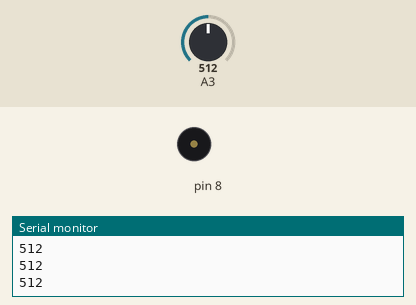
This sketch was run on a simulated Arduino Uno, built with avr-gcc and run on an emulated ATmega328P. Shown: buzzer (waves = sounding), the last lines printed to the serial monitor. The test bench sets the inputs (shaded band); at power-on: A3 = 512.

Above: at 1.2 s.
1.3 s: A3 set to 790
2.8 s: A3 set to 809
At 3.05 s:
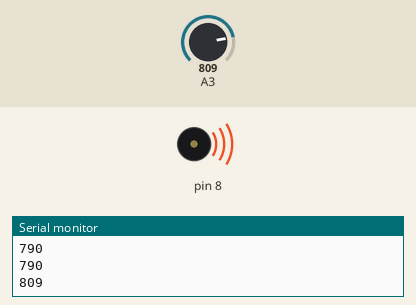
5.8 s: A3 set to 716
At 6.3 s:
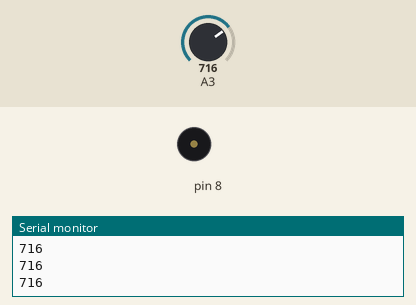
7.3 s: A3 set to 810
At 7.46 s:
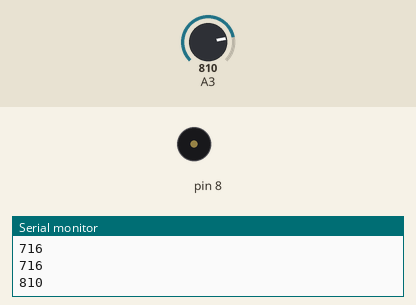
Timing chart, 0 to 11.3 s (numbered marks = the images above; inputs shaded):
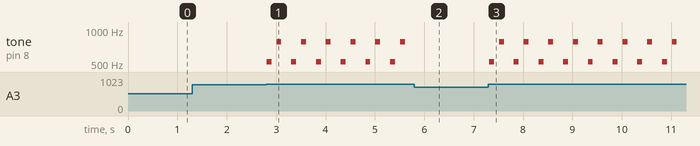

Measured:
- the behaviour switches between 800 and 801 on A3 (found by bisection; images 0 and 1)
- after the input at 2.8 s, tone on pin 8: silent → 523 Hz at once, then repeats every 0.50 s: silent 0.10 s, 784 Hz 0.10 s, silent 0.20 s, 523 Hz 0.10 s
- after the input at 5.8 s, tone on pin 8: stops changing and stays silent
- after the input at 7.3 s, tone on pin 8: silent → 523 Hz at once, then repeats every 0.50 s: silent 0.10 s, 784 Hz 0.10 s, silent 0.20 s, 523 Hz 0.10 s

The sketch:

week10_4_arduino_serial_monitor_joystick_Serial_println.ino
```cpp
//week10_4_arduino_serial_monitor_joystick_Serial_println
//修改自week10_3_arduino_analogRead_A3
//把Joystick 的 Y的線,經由麵包版幫忙,接到MAKERUNO 另一邊的A3
void setup() {
  Serial.begin(9600);//開啟 USB 傳輸
  pinMode(2, INPUT_PULLUP);
  pinMode(8,OUTPUT);//發出聲音
}

void loop() {//一秒鐘,會跑 1000HZ, 太快了, 要慢一點才行
  delay(100);// 慢一點, 避免processing 來不及處理
  int now = analogRead(A3);
  Serial.println(now);
  //想利用 Serial Monitor 來看看會送出什麼訊號

  if(now > 800){//變高
    tone(8, 523, 100);// 發出523 的 do
    delay(200);
    tone(8, 784, 100);// 發出784 的 so
    delay(200);//等久一點
  }else if(now < 200){//變低
    tone(8, 784, 100);// 發出784 的 so
    delay(200);
    tone(8, 523, 100);// 發出523 的 do
    delay(200);
  }
}
```
